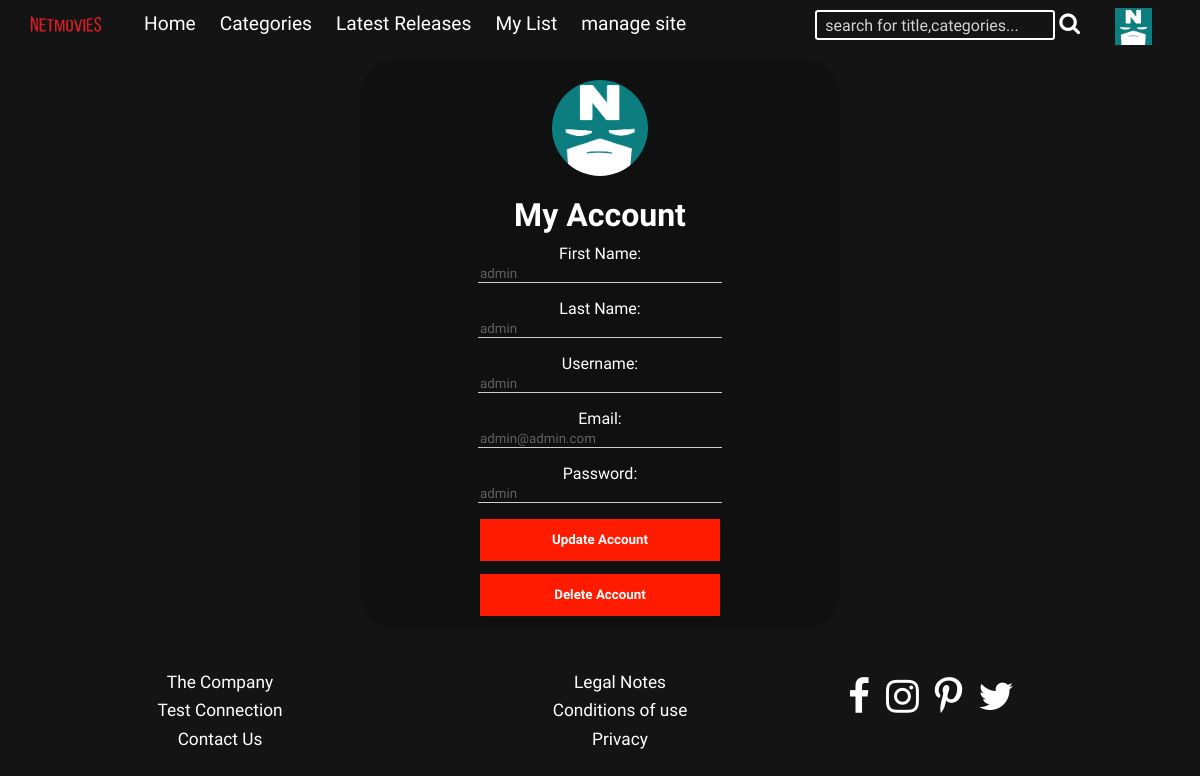
Screenshot of /editprofile.php (signed in) with the database file from the repository.
### tables this page shows
CREATE TABLE IF NOT EXISTS `Users` (
`username` VARCHAR(50) NOT NULL UNIQUE,
`userimg` VARCHAR(50) DEFAULT "userdefault.jpg",
`name` VARCHAR(50) NOT NULL,
`surname` VARCHAR(50) NOT NULL,
`eta` int(10) NOT NULL,
`email` VARCHAR(100) NOT NULL,
`password` VARCHAR(250) NOT NULL,
`adminsta` VARCHAR(20) DEFAULT NULL,
PRIMARY KEY (`email`)
  );

### php/classDB.php (called while the page is built, shortened)
<?php
class DBAccess
{
	public $connection;
	public function openDBConnection()
	{
		$this->connection= mysqli_connect(static::HOST_DB, static::USERNAME,static::PASSWORD, static::DATABASE_NAME);
		if (!$this->connection){
			return false;
			}
		else{
			return true;
			}
		}
		public function userProfile($username)
		{
			$sql="SELECT * FROM users where username='$username'";
			$result = mysqli_query($this->connection,$sql);
			return $result;
		}
}
?>

### editprofile.php (the view, shortened to what this page needs)
<!DOCTYPE html>
<html xmlns="http://www.w3.org/1999/xhtml" lang="en">
<head>
<link rel="stylesheet" href="https://cdnjs.cloudflare.com/ajax/libs/font-awesome/4.7.0/css/font-awesome.min.css"/>
<link rel="stylesheet" type="text/css" href="./css/general.css"/>
<link rel="stylesheet" type="text/css" href="./css/account.css"/>
   </head>
   <body>
     <?php include './html/header.php';?>
<div id="editprofile">
  <?php
 $row=profileUser();
   ?>
  <form name="edit" id="edit" action="editprofile.php"method="post">
  <div class="container">
  <div id="photous"> <img src="./immagini/userdefault.png" id="photo" alt="photouser"/></div>
  <h1>My Account</h1>
  <label for="name">First Name:</label>
  <input type="text" placeholder="<?php echo $row['name']; ?>" id="name" name="name" />
  <label for="surname">Last Name:</label>
  <input type="text" placeholder="<?php echo $row['surname']; ?>" id="surname" name="surname"/>
  <label for="username">Username:</label>
  <input type="text" placeholder="<?php echo $row['username']; ?>" id="username" name="username"/>
  <label for="email">Email:</label>
  <input type="text" placeholder="<?php echo $row['email']; ?>" id="email" name="email" />
  <label for="pass">Password:</label>
  <input type="password" placeholder="<?php echo $row['password']; ?>" id="pass" name="pass" />
  <div class="pulsante">  <button type="submit" name="update" onclick="return val()">Update Account</button>
  <button type="submit" name="delete">Delete Account</button></div>
  </div>
</form>
</div>
   </body>
   </html>

### css/general.css (style rules this page uses)
* { font-family: 'K2D', sans-serif; color:white; }
body { background:#141414 !important; }
body a { font-size:1.2em; color:white; }
#footer { background:#141414; margin-top:2%; width:100%; }
.linksfooter a { text-decoration:none; }
.linksfooter li { padding:0.3em; }
.linksfooter { text-align:center; font-size:0.9em; list-style-type:none; float:left; width:30%; }
.social-footer-icons { float:left; }
.social-footer-icons li { padding:0.5em; float:left; list-style-type:none; margin-right: 0; }
.social-footer-icons .fa { font-size: 2em; }

### css/account.css (style rules this page uses)
body { height:100%; width:100%; margin:auto; }
#photous { text-align:center; }
#photo { display:block; width:20%; padding: 20px; margin-left: auto; margin-right: auto; border-radius: 90%; }
.container { margin: auto; width: 480px; box-sizing: border-box; background: rgba(0, 0, 0, 0.2); padding: auto; border-radius: 35px 35px 35px 35px; text-align:center; }
.container input[type=password], .container input[type=text] { margin-bottom: 0,5em; width: 50%; height: auto; border:none; border-bottom: 1px solid #ffffff; background-color: transparent; outline: none; color: #ffffff; opacity: 0.8; }
label { display: block; }
.pulsante button { display: inline-block; background-color: #FF1B00; color: white; width: 50%; font-weight:bold; padding: 1em 1.5em; margin-bottom: 1em; border: none; cursor: pointer; }
h1 { text-align:center; margin: 0; padding:0 0 10px; color: white; }

### rows the page displays
users: name "admin", surname "admin", username "admin", email "admin@admin.com"
